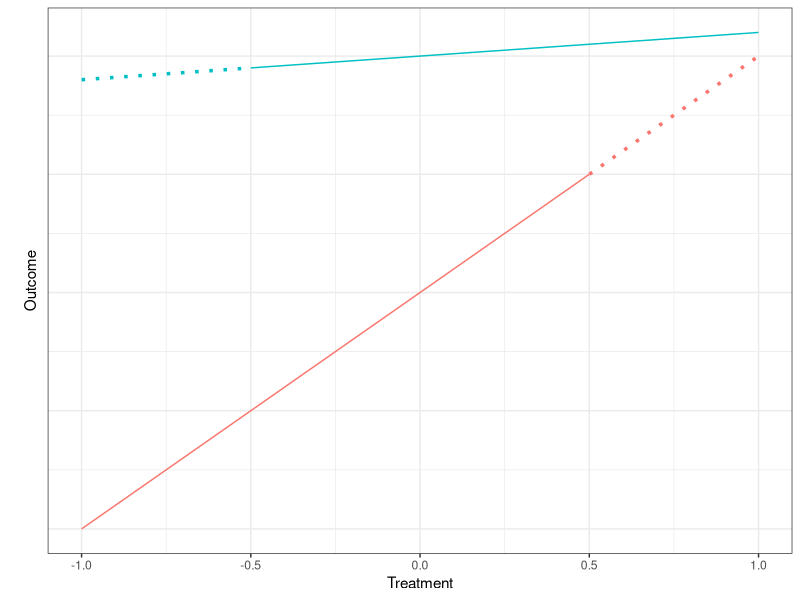
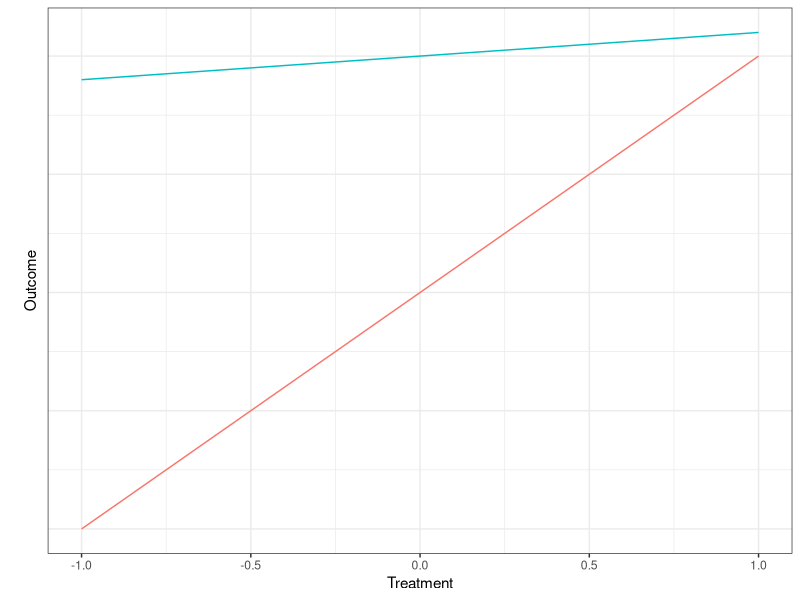
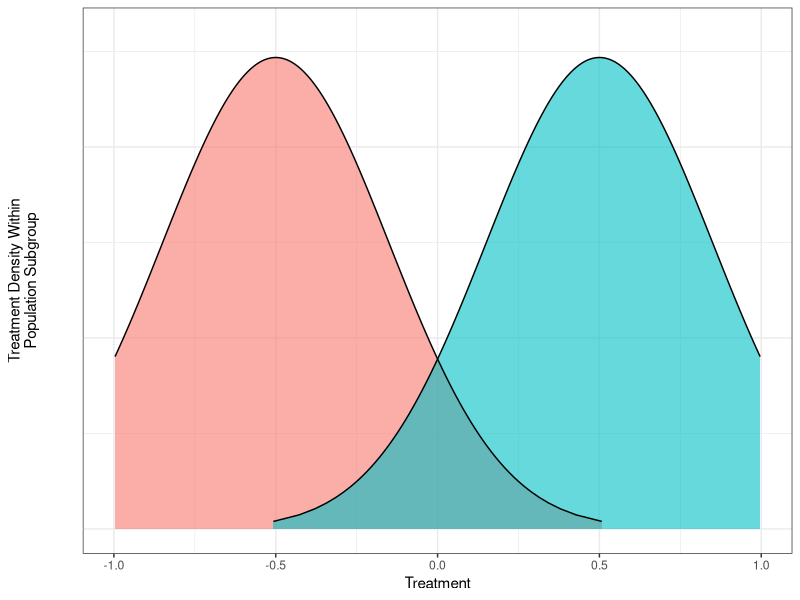
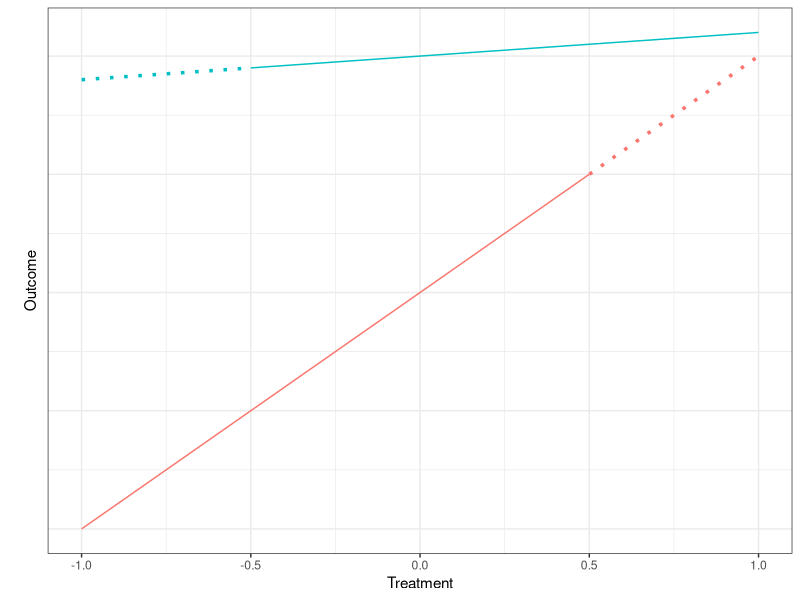
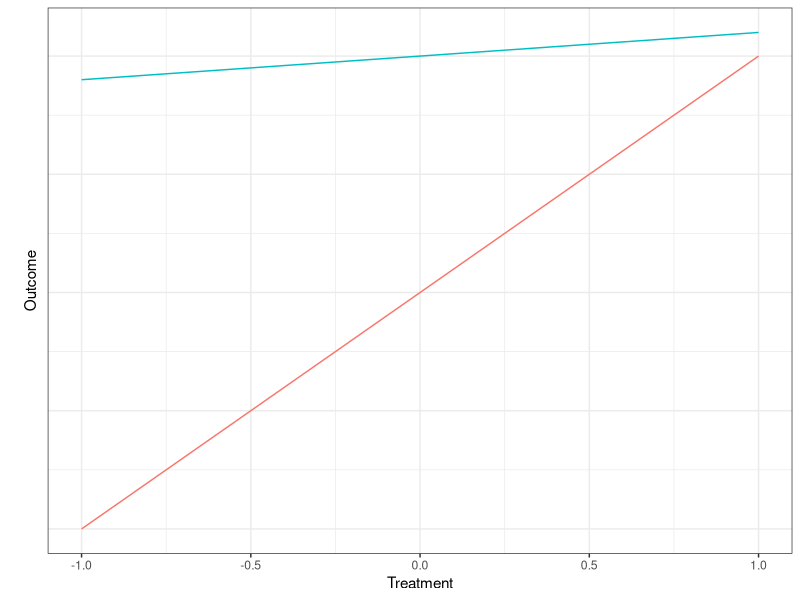
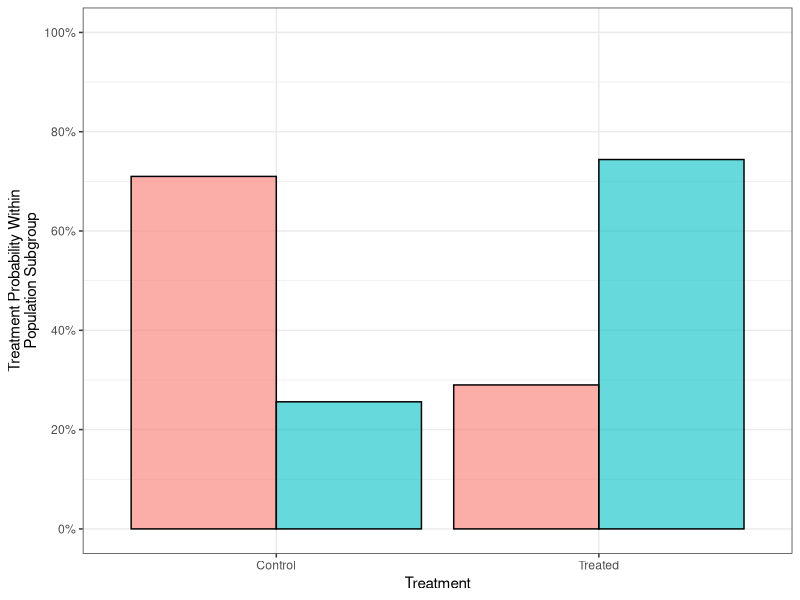
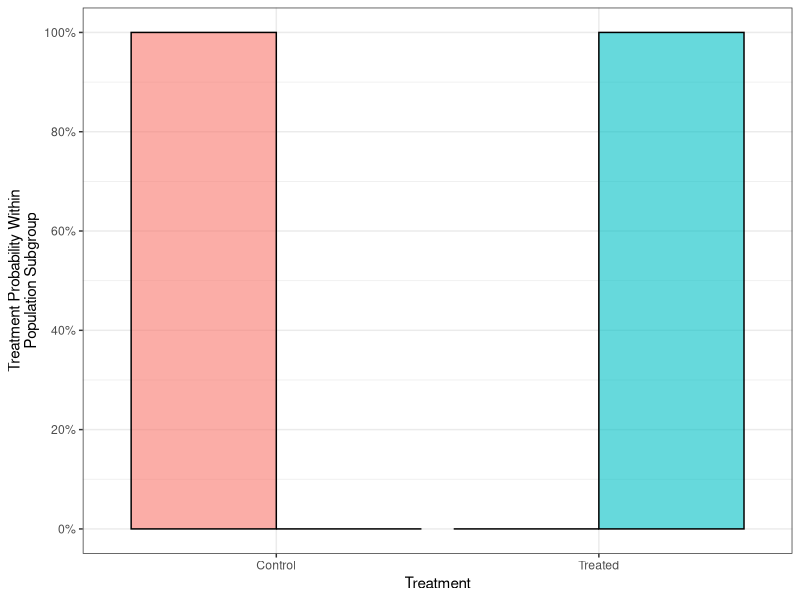
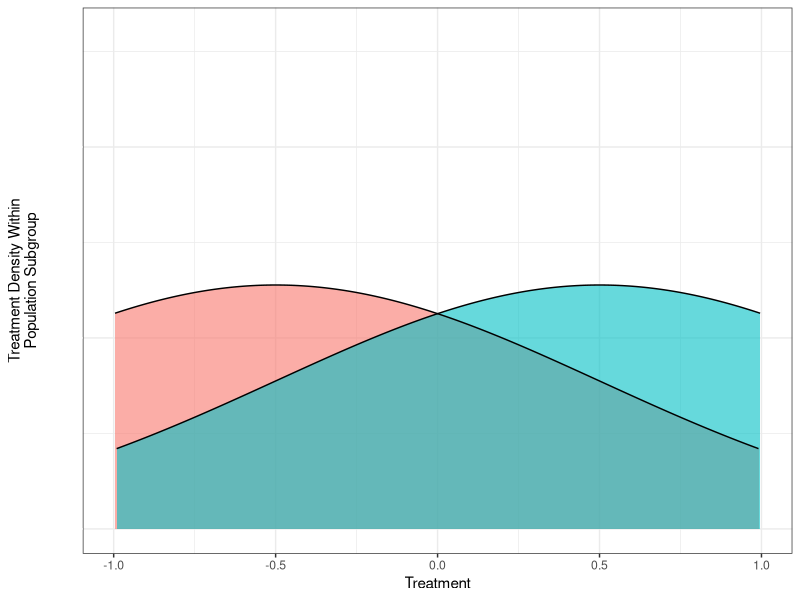

These charts were generated, in order, by the following R code:


library(tidyverse)
theme_set(theme_bw())
library(grid)
library(gridExtra)

n_samp <- 1000

# Standard confounding, binary
binary_standard <- data.frame(L = rep(0:1, each = n_samp / 2)) %>%
  mutate(A = rbinom(n(), size = 1, prob = plogis(2*L - 1))) %>%
  mutate(A = factor(A, labels = c("Control","Treated")),
         L = factor(L, labels = c("Disadvantaged","Advantaged"))) %>%
  ggplot(aes(x = A, fill = L)) +
  geom_bar(position = "dodge",
           alpha = .6,
           color = "black") +
  xlab("Treatment") +
  scale_y_continuous(name = "Treatment Probability Within\nPopulation Subgroup",
                     labels = function(x) paste0(round(100*(x / (n_samp / 2))),"%"),
                     limits = c(0,n_samp / 2)) +
  scale_fill_discrete(name = "Population\nSubgroup") +
  theme(legend.position = "none")

# Strong confounding, binary
binary_strong <- data.frame(L = rep(c(-Inf,Inf), each = n_samp / 2)) %>%
  mutate(A = rbinom(n(), size = 1, prob = plogis(2*L - 1))) %>%
  mutate(A = factor(A, labels = c("Control","Treated")),
         L = factor(L, labels = c("Disadvantaged","Advantaged"))) %>%
  group_by(L) %>%
  summarize(Treated = sum(A == "Treated"),
            Control = sum(A == "Control")) %>%
  pivot_longer(cols = c("Treated","Control"),
               names_to = "A",
               values_to = "n") %>%
  ggplot(aes(x = A, y = n, fill = L)) +
  geom_bar(position = "dodge",
           stat = "identity",
           alpha = .6,
           color = "black") +
  scale_fill_discrete(name = "Population\nSubgroup",
                      drop = FALSE) +
  scale_x_discrete(name = "Treatment",
                   drop = FALSE) +
  scale_y_continuous(name = "Treatment Probability Within\nPopulation Subgroup",
                     labels = function(x) paste0(round(100*(x / (n_samp / 2))),"%"),
                     limits = c(0,n_samp / 2)) +
  theme(legend.position = "none")

# Standard confounding, continuous
sd_for_standard <- 1
continuous_standard <- data.frame(L = rep(0:1, each = n_samp / 2)) %>%
  group_by(L) %>%
  mutate(mu = L - .5,
         quantile = (1:n()) / n(),
         A = qnorm(quantile, mean = mu, sd = sd_for_standard),
         pdf = dnorm(A, mean = mu, sd = sd_for_standard)) %>%
  # Truncate distribution and renormalize pdf
  filter(A >= -1 & A <= 1) %>%
  mutate(pdf = pdf / (pnorm(1,mu,sd_for_standard) - pnorm(-1,mu,sd_for_standard))) %>%
  ungroup() %>%
  mutate(L = factor(L, labels = c("Disadvantaged","Advantaged"))) %>%
  ggplot(aes(x = A, y = pdf, fill = L)) +
  geom_ribbon(aes(ymin = 0, ymax = pdf),
              alpha = .6) +
  geom_line() +
  xlab("Treatment") +
  scale_y_continuous(name = "Treatment Density Within\nPopulation Subgroup",
                     limits = c(0,1.3),
                     # This is to make the plot sizes match;
                     # labels will be invisible in theme
                     labels = function(x) paste0(round(100*x),"%")) +
  scale_fill_discrete(name = "Population\nSubgroup") +
  theme(legend.position = "none",
        axis.text.y = element_text(color = "white"),
        axis.ticks.y = element_line(color = "white"))

# Strong confounding, continuous
sd_for_strong <- .35
continuous_strong <- data.frame(L = rep(0:1, each = n_samp / 2)) %>%
  group_by(L) %>%
  mutate(mu = L - .5,
         quantile = (1:n()) / n(),
         A = qnorm(quantile, mean = mu, sd = sd_for_strong),
         pdf = dnorm(A, mean = mu, sd = sd_for_strong)) %>%
  # Truncate distribution and renormalize pdf
  filter(A >= -1 & A <= 1) %>%
  mutate(pdf = pdf / (pnorm(1,mu,sd_for_strong) - pnorm(-1,mu,sd_for_strong))) %>%
  ungroup() %>%
  mutate(L = factor(L, labels = c("Disadvantaged","Advantaged"))) %>%
  ggplot(aes(x = A, y = pdf, fill = L)) +
  geom_ribbon(aes(ymin = 0, ymax = pdf),
              alpha = .6) +
  geom_line() +
  xlab("Treatment") +
  scale_y_continuous(name = "Treatment Density Within\nPopulation Subgroup",
                     limits = c(0,1.3),
                     # This is to make the plot sizes match;
                     # labels will be invisible in theme
                     labels = function(x) paste0(round(100*x),"%")) +
  scale_fill_discrete(name = "Population\nSubgroup") +
  theme(legend.position = "none",
        axis.text.y = element_text(color = "white"),
        axis.ticks.y = element_line(color = "white"))

# Get the legend
legend_confounding <- ggpubr::as_ggplot(ggpubr::get_legend(
  binary_standard +
    theme(legend.position = "right")
))

# Extrapolation problem

forplot <- tibble(A = rep(seq(-1, 1, .1),2), L = rep(0:1, each = 21)) |>
  mutate(mu = case_when(
    L == 0 ~ A,
    L == 1 ~ 1 + .1 * A
  )) |>
  mutate(L = factor(L, labels = c("Disadvantaged","Advantaged"))) |>
  mutate(Y = rnorm(n(), mu, .1))
forplot |>
  ggplot(aes(x = A, y = mu, color = L)) +
  geom_line(
    data = forplot |> 
      filter((A <= .5 & L == "Disadvantaged") | (A >= -.5 & L == "Advantaged")),
    linetype = "solid"
  ) +
  geom_line(
    data = forplot |> 
      filter((A >= .5 & L == "Disadvantaged") | (A <= -.5 & L == "Advantaged")),
    linetype = "dotted",
    size = 1.2
  ) +
  xlab("Treatment") +
  scale_y_continuous(name = "\nOutcome") +
  theme(
    legend.position = "none",
    axis.text.y = element_blank(), 
    axis.ticks.y = element_blank()
  )
ggsave(paste0("figures/extrapolation.pdf"),
       height = 2.5, width = 2.6)

forplot |>
  ggplot(aes(x = A, y = mu, color = L)) +
  geom_line(
    linetype = "solid"
  ) +
  xlab("Treatment") +
  scale_y_continuous(name = "\nOutcome") +
  theme(
    legend.position = "none",
    axis.text.y = element_blank(), 
    axis.ticks.y = element_blank()
  )
ggsave(paste0("figures/extrapolation_none.pdf"),
       height = 2.5, width = 2.6)
  

data.frame(L = rep(0:1, each = n_samp / 2)) %>%
  group_by(L) %>%
  mutate(mu = L - .5,
         quantile = (1:n()) / n(),
         A = qnorm(quantile, mean = mu, sd = sd_for_strong),
         pdf = dnorm(A, mean = mu, sd = sd_for_strong)) %>%
  # Truncate distribution and renormalize pdf
  filter(A >= -1 & A <= 1) %>%
  mutate(pdf = pdf / (pnorm(1,mu,sd_for_strong) - pnorm(-1,mu,sd_for_strong))) %>%
  ungroup() %>%
  mutate(L = factor(L, labels = c("Disadvantaged","Advantaged"))) %>%
  ggplot(aes(x = A, y = pdf, fill = L)) +
  geom_ribbon(aes(ymin = 0, ymax = pdf),
              alpha = .6) +
  geom_line() +
  xlab("Treatment") +
  scale_y_continuous(name = "Treatment Density Within\nPopulation Subgroup",
                     limits = c(0,1.3),
                     # This is to make the plot sizes match;
                     # labels will be invisible in theme
                     labels = function(x) paste0(round(100*x),"%")) +
  scale_fill_discrete(name = "Population\nSubgroup") +
  theme(legend.position = "none",
        axis.text.y = element_text(color = "white"),
        axis.ticks.y = element_line(color = "white"))

# Save plots
for (p_name in c(
  "binary_standard","binary_strong",
  "continuous_standard","continuous_strong",
  "legend_confounding"
)) {
  ggsave(paste0("figures/",p_name,".pdf"),
         plot = get(p_name),
         height = 2.5, width = 3)
}

